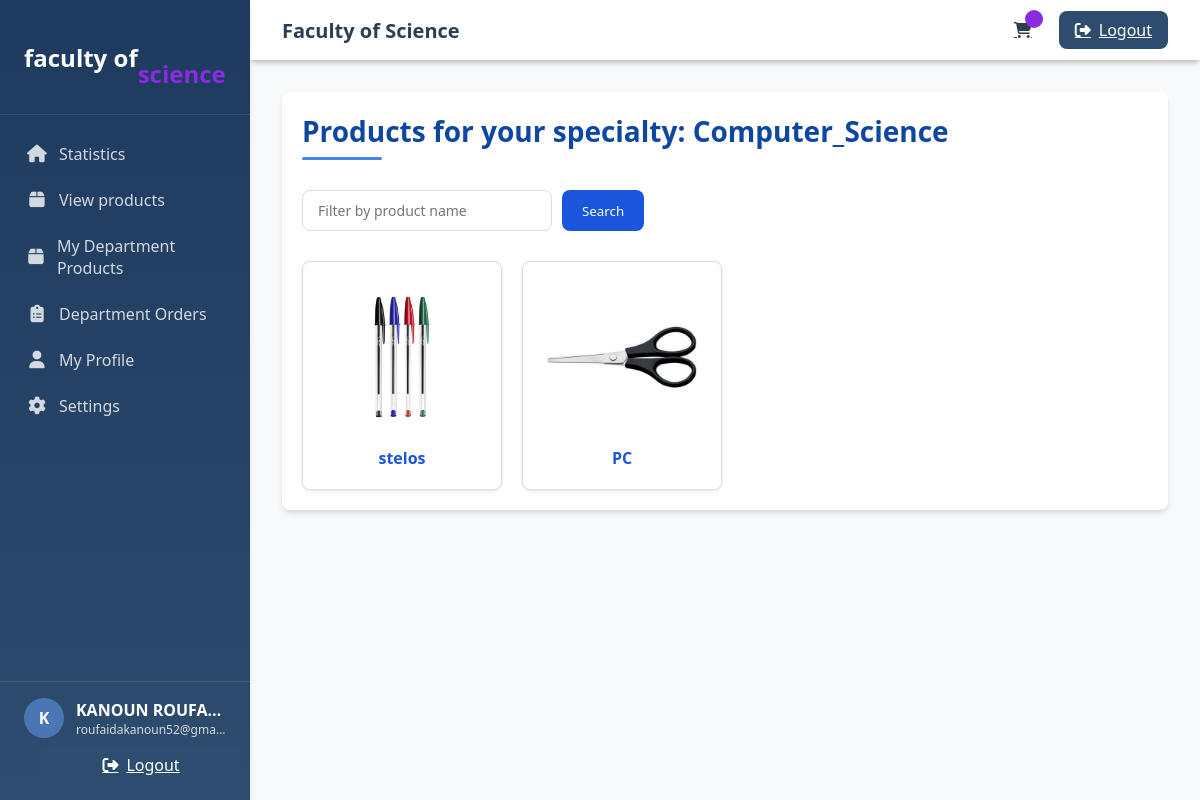
The page /php/product_department.php (signed in) on the database its author committed.
### tables this page shows
CREATE TABLE IF NOT EXISTS `user_info` (
  `id` int NOT NULL AUTO_INCREMENT,
  `name` varchar(100) NOT NULL,
  `email` varchar(100) NOT NULL,
  `password` varchar(100) NOT NULL,
  `approved` tinyint(1) DEFAULT '0',
  `type` varchar(50) DEFAULT NULL,
  `speciality` varchar(50) NOT NULL,
  `status` enum('pending','approved','rejected') DEFAULT 'pending',
  `registration_date` datetime DEFAULT CURRENT_TIMESTAMP,
  `approval_date` datetime DEFAULT NULL,
  `department_id` int DEFAULT NULL,
  `is_active` tinyint(1) NOT NULL DEFAULT '1',
  PRIMARY KEY (`id`)
);

CREATE TABLE IF NOT EXISTS `products` (
  `id` int NOT NULL AUTO_INCREMENT,
  `name` varchar(100) NOT NULL,
  `image` varchar(100) NOT NULL,
  `speciality` varchar(50) NOT NULL,
  `quantity` int NOT NULL,
  `department_id` int DEFAULT NULL,
  `created_at` timestamp NULL DEFAULT CURRENT_TIMESTAMP,
  PRIMARY KEY (`id`)
);

### php/product_department.php (the view, shortened to what this page needs)
<?php
include 'topp.php';
include 'sidebarr.php';
$user_id = $_SESSION['user_id'];
$user = mysqli_fetch_assoc(mysqli_query($conn, "SELECT * FROM user_info WHERE id = '$user_id'"));
$speciality = $user['speciality'];
$search_term = '';
if (isset($_GET['search']) && !empty($_GET['search'])) {
    $search_term = mysqli_real_escape_string($conn, $_GET['search']);
    $products = mysqli_query($conn, "SELECT * FROM products WHERE speciality = '$speciality' AND name LIKE '%$search_term%'");
} else {
    $products = mysqli_query($conn, "SELECT * FROM products WHERE speciality = '$speciality'");
}
?>
<div class="section">
    <h2 class="specialty-heading">Products for your specialty: <?php echo htmlspecialchars($speciality); ?></h2>
    <div class="filter-container">
        <form action="" method="GET" class="filter-form">
            <div class="input-group">
                <input type="text" name="search" placeholder="Filter by product name" value="<?php echo htmlspecialchars($search_term); ?>">
            </div>
            <button type="submit" class="btn-filter">Search</button>
        </form>
    </div>
    <div class="products-grid">
    <?php
    if (mysqli_num_rows($products) > 0) {
        while ($product = mysqli_fetch_assoc($products)):
    ?>
        <div class="product-card">
            <img src="<?php echo htmlspecialchars($product['image']); ?>" alt="<?php echo htmlspecialchars($product['name']); ?>">
            <h3><?php echo htmlspecialchars($product['name']); ?></h3>
        </div>
    <?php
        endwhile;
    } else {
    ?>
        <div class="no-products">
            <p>No products found matching your criteria.</p>
        </div>
    <?php } ?>
    </div>
</div>

### php/sidebarr.php (shortened to what this page needs)
<?php
include 'topp.php';
$user_id = $_SESSION['user_id'];
$select_user = mysqli_query($conn, "SELECT * FROM user_info WHERE id = '$user_id'") or die('query failed');
$fetch_user = mysqli_fetch_assoc($select_user);
$currentPage = basename($_SERVER['PHP_SELF']);
?>
<!DOCTYPE html>
<html lang="en">
<head>
    <link rel="stylesheet" href="https://cdnjs.cloudflare.com/ajax/libs/font-awesome/6.0.0-beta3/css/all.min.css">
    <link rel="stylesheet" href="../css/main.css">
    <link rel="stylesheet" href="https://cdnjs.cloudflare.com/ajax/libs/font-awesome/6.5.0/css/all.min.css">
</head>
<div class="sidebar" id="sidebar">
<div class="sidebar-header">
        <div class="logo">  faculty of  <br> <span> <span></span> <br>   science</span></div>
    </div>
    <div class="sidebar-nav">
        <a href="department_dashboard.php" class="nav-item <?php if ($currentPage == 'department_dashboard.php') echo 'active'; ?>">
            <i class="fas fa-home"></i>
            <span>Statistics</span>
        </a>
        <a href="product_department.php" class="nav-item <?php if ($currentPage == 'user_products.php') echo 'active'; ?>">
            <i class="fas fa-box"></i>
            <span>View products</span>
        </a>
        <a href="user_products.php" class="nav-item <?php if ($currentPage == 'user_products.php') echo 'active'; ?>">
            <i class="fas fa-box"></i>
            <span>My Department Products</span>
        </a>
        <a href="department_orders.php" class="nav-item <?php if ($currentPage == 'department_orders.php') echo 'active'; ?>">
    <i class="fas fa-clipboard-list"></i>
    <span>Department Orders</span>
</a>
        <a href="profile_chef.php" class="nav-item <?php if ($currentPage == 'profile_chef.php') echo 'active'; ?>">
            <i class="fas fa-user"></i>
            <span>My Profile</span>
        </a>
        <a href="setting.php" class="nav-item <?php if ($currentPage == 'setting.php') echo 'active'; ?>">
            <i class="fas fa-cog"></i>
            <span>Settings</span>
        </a>
    </div>
    <div class="sidebar-footer">
        <div class="user-info">
            <div class="user-avatar">
                <?php echo substr($fetch_user['name'] ?? 'User', 0, 1); ?>
            </div>
            <div class="user-details">
                <div class="user-name"><?php echo $fetch_user['name'] ?? 'User'; ?></div>
                <div class="user-email"><?php echo $fetch_user['email'] ?? 'email@example.com'; ?></div>
            </div>
        </div>
        <a href="index.php?logout=<?php echo $user_id; ?>" onclick="return confirm('Are you sure you want to logout?');"
            class="logout-btn" style="width: 100%; justify-content: center;">
            <i class="fas fa-sign-out-alt"></i>
            <span>Logout</span>
        </a>
    </div>
</div>
<div class="main-content" id="main-content">

### css/main.css (style rules this page uses)
:root { --primary: #2e4c6d; --primary-dark: #1e3a5f; --primary-light: #4a77b4; --accent: blueviolet; --background: #f7f9fc; --text: #2c3e50; --text-light: #64748b; --error: #e74c3c; --success: #27ae60; --border: #e2e8f0; --shadow: 0 4px 6px -1px rgba(0, 0, 0, 0.1), 0 2px 4px -1px rgba(0, 0, 0, 0.06); --radius: 0.5rem; }
* { margin: 0; padding: 0; box-sizing: border-box; font-family: 'Segoe UI', Tahoma, Geneva, Verdana, sans-serif; }
.sidebar { width: 250px; background: linear-gradient(180deg, var(--primary-dark) 0%, var(--primary) 100%); color: white; height: 100vh; position: fixed; left: 0; top: 0; z-index: 100; transition: all 0.3s ease; box-shadow: var(--shadow); }
.sidebar-header { padding: 1.5rem; border-bottom: 1px solid rgba(255, 255, 255, 0.1); }
.logo { font-size: 1.5rem; font-weight: 700; display: flex; align-items: center; }
.logo span { color: blueviolet; }
.sidebar-nav { padding: 1rem 0; }
.nav-item { padding: 0.75rem 1.5rem; display: flex; align-items: center; color: rgba(255, 255, 255, 0.8); text-decoration: none; transition: all 0.2s ease; border-left: 3px solid transparent; }
.nav-item i { margin-right: 0.75rem; font-size: 1.1rem; width: 20px; text-align: center; }
.sidebar-footer { position: absolute; bottom: 0; width: 100%; padding: 1rem 1.5rem; border-top: 1px solid rgba(255, 255, 255, 0.1); }
.user-info { display: flex; align-items: center; margin-bottom: 0.5rem; }
.user-avatar { width: 40px; height: 40px; border-radius: 50%; background-color: var(--primary-light); display: flex; align-items: center; justify-content: center; margin-right: 0.75rem; font-weight: bold; }
.user-details { flex: 1; overflow: hidden; }
.user-name { font-weight: 600; white-space: nowrap; overflow: hidden; text-overflow: ellipsis; }
.user-email { font-size: 0.75rem; opacity: 0.8; white-space: nowrap; overflow: hidden; text-overflow: ellipsis; }
.main-content { flex: 1; margin-left: 250px; padding: 70px 2rem 2rem; transition: all 0.3s ease; }
.logout-btn { background-color: var(--primary); color: white; border: none; padding: 0.5rem 1rem; border-radius: var(--radius); margin-left: 1rem; cursor: pointer; display: flex; align-items: center; transition: background-color 0.2s ease; }
.logout-btn i { margin-right: 0.5rem; }
.section { background-color: white; border-radius: var(--radius); box-shadow: var(--shadow); margin-bottom: 2rem; overflow: hidden; }
.products-grid { display: grid; grid-template-columns: repeat(auto-fill, minmax(250px, 1fr)); gap: 1.5rem; }
.product-card { background-color: white; border-radius: var(--radius); overflow: hidden; transition: transform 0.2s ease, box-shadow 0.2s ease; border: 1px solid var(--border); }
.product-card { width: 280px; border: 1px solid #ddd; padding: 15px; border-radius: 8px; box-shadow: 0 2px 5px rgba(0, 0, 0, 0.1); }
.product-card img { width: 100%; height: auto; border-radius: 8px; }

### rows shown on the page
user_info: name "K", name "KANOUN ROUFA…", email "roufaidakanoun52@gma…", speciality "Computer_Science"
products: image (picture), name "stelos"
products: image (picture), name "PC"
